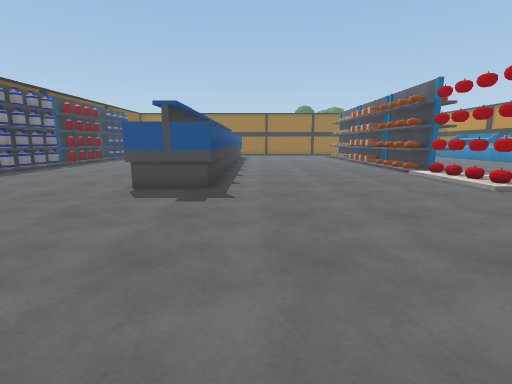
view 1 (above)

15 first-person views from a walk through a Unity game level. The camera is 1.3 m above the floor, tilts 10° down and sees 85° across. Doors are open. The floor is counted in squares, 1 m on a side. Each view is taken from the middle of a square. On the plan, view 1 faces up. The plan holds only what a view shows up to about 13 squares ahead; the rest is blank. The place goes on beyond the plan.

view 2
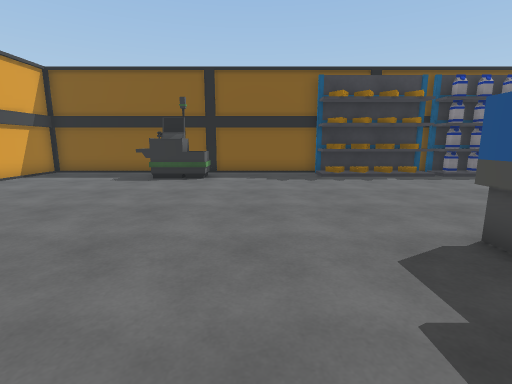

view 3
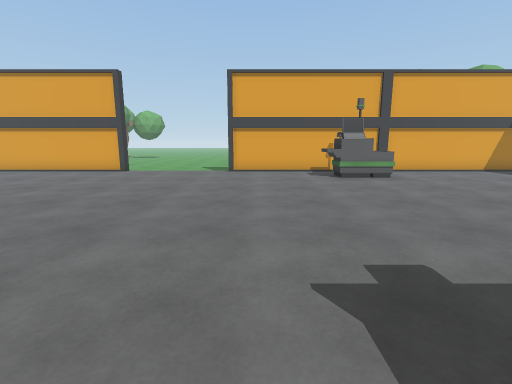

view 4
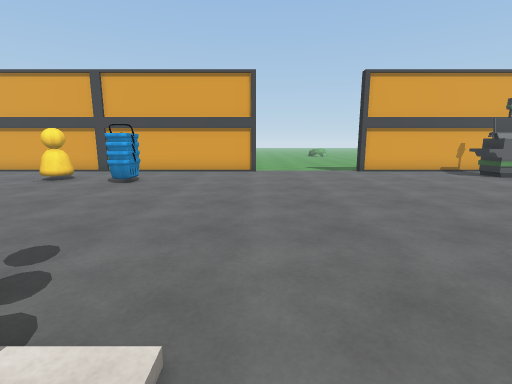

view 5
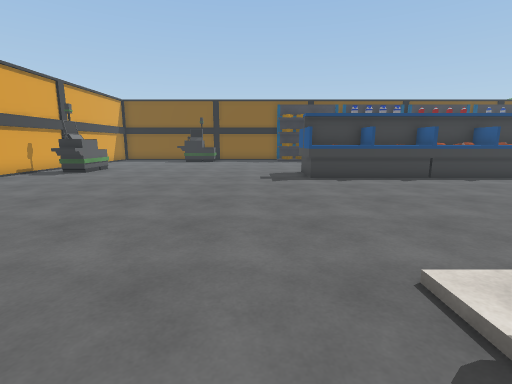

view 6
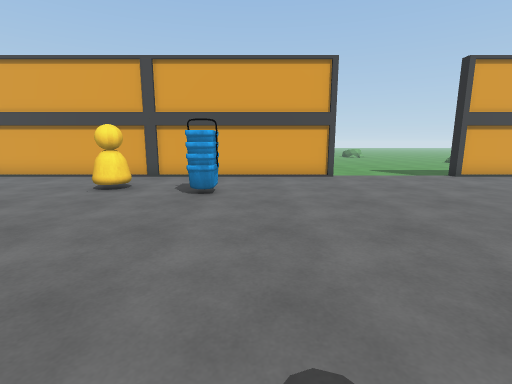

view 7
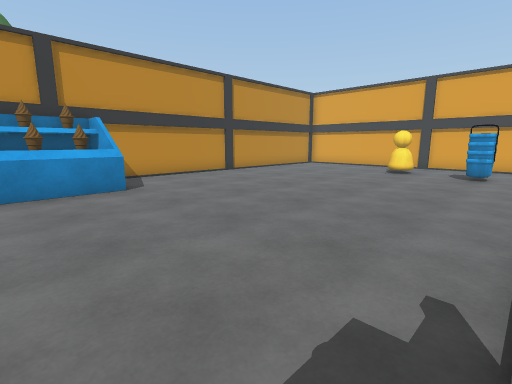

view 8
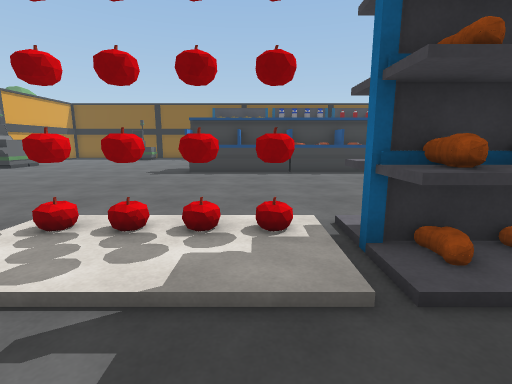

view 9
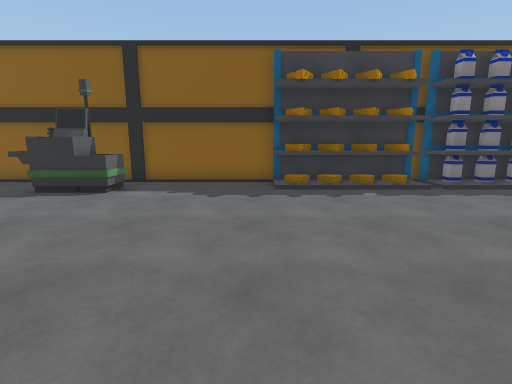

view 10
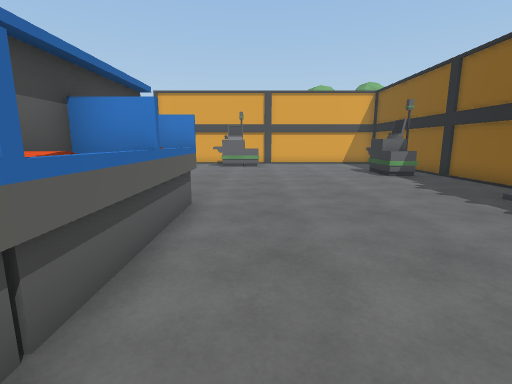

view 11
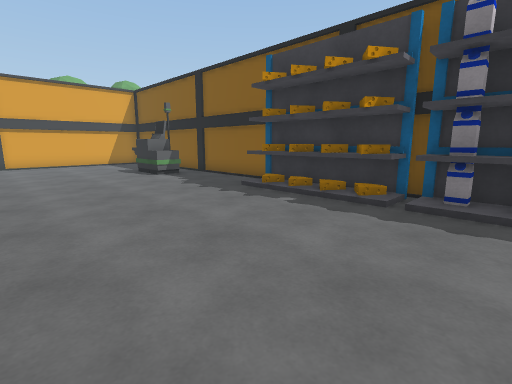

view 12
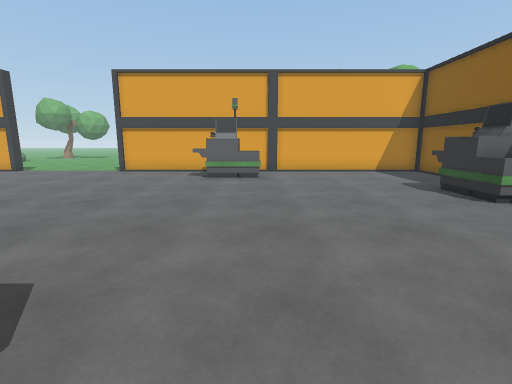

view 13
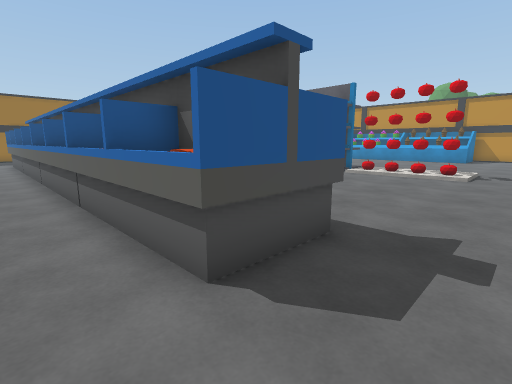

view 14
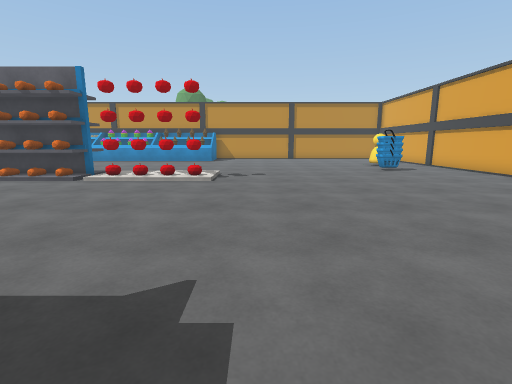

view 15
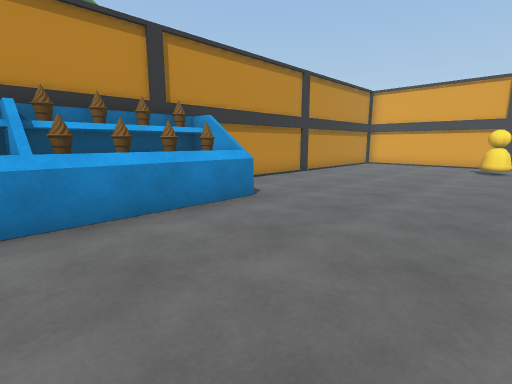

### Floor plan
Points are (right, up) in squares from view 1. A wall is a line through its corners. A room is listed if a view was taken in it or the views show most of it. See-through windows are left out.
Room 1 (views 1, 2, 3, 4, 5, 6, 7, 8, 9, 10, 11, 12, 13, 14, 15)
walls: (6, -3.9) (19, -3.9); (19.7, 2.9) (19.7, 8.6); (-12.5, 7.8) (-12.5, -3.9) (1.2, -3.9); (-12.5, 12.6) (-12.5, 11.8)
ways out: open door at (4, -4); gap at (-12, 3)
objects: other object (-12, 8) to (-11, 11); shelf (-12, 12) to (-11, 14); other object (-11, 1) to (-10, 3); other object (-5, -2) to (-3, -2); other object (-4, 8) to (-1, 12); other object (-4, 12) to (-1, 14); other object (7, 8) to (7, 11); shelf (7, 12) to (9, 14); other object (10, -1) to (11, 0); other object (13, -1) to (14, -1); shelf (17, 9) to (19, 12); shelf (17, 13) to (19, 14)

Positions as (right, up) in squares from view 1, and headings:
1: (0, 0), facing up
2: (0, 5), facing left
3: (0, 9), facing down
4: (6, 9), facing down
5: (9, 6), facing left
6: (9, 7), facing down
7: (9, 12), facing down-right
8: (11, 11), facing left
9: (-3, 7), facing left
10: (-5, 14), facing down
11: (-5, 14), facing down-left
12: (-5, 9), facing down
13: (-5, 6), facing up-right
14: (-3, 6), facing right
15: (12, 14), facing down-right
